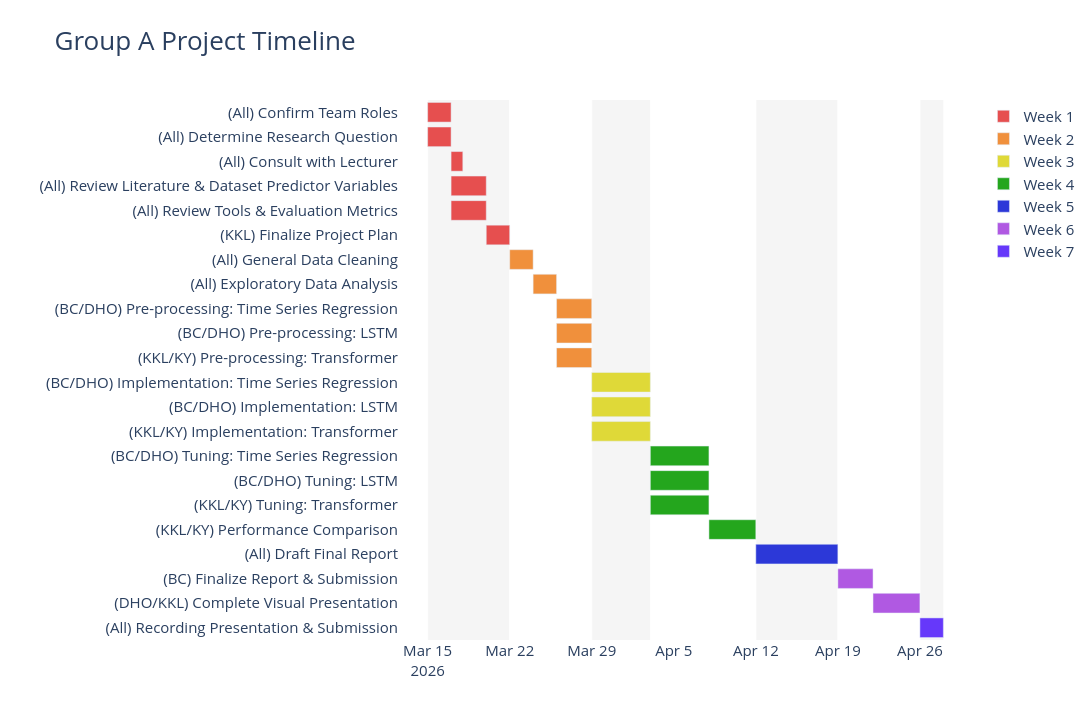

Notebook code cell kept with this figure:
### Code cell
WEEK_COLOURS = {
    "Week 1": "#E64F4F",
    "Week 2": "#F0903C",
    "Week 3": "#DFD938",
    "Week 4": "#24A61D",
    "Week 5": "#2C38D8",
    "Week 6": "#B059E2",
    "Week 7": "#6638FA",
}
fig = px.timeline(
    gantt_data_df,
    x_start="Start",
    x_end="Finish",
    y="Task",
    color="Week",
    color_discrete_map=WEEK_COLOURS,
    title="Group A Project Timeline",
)
fig.update_layout(
    height=720,
    width=1500,
    plot_bgcolor="white",
    legend_title=None,
    font={'size': 15},
    title_font_size=26,
    yaxis_title="",
)

for i, (x0, x1) in enumerate(week_boundaries):
    fig.add_vrect(
        x0=x0, x1=x1,
        fillcolor="#F5F5F5" if i % 2 == 0 else "white",
        layer="below",
        line_width=0,
    )
fig.update_yaxes(autorange="reversed")
fig.show()

### Figure 1 — Plotly figure (JSON) as saved in the notebook; plotly's stock layout.template omitted (floating-point values rounded to 4 significant figures)
{"data": [{"base": ["2026-03-15T00:00:00.000000", "2026-03-15T00:00:00.000000", "2026-03-17T00:00:00.000000", "2026-03-17T00:00:00.000000", "2026-03-17T00:00:00.000000", "2026-03-20T00:00:00.000000"], "hovertemplate": "Week=Week 1<br>Start=%{base}<br>Finish=%{x}<br>Task=%{y}<extra></extra>", "legendgroup": "Week 1", "marker": {"color": "#E64F4F", "pattern": {"shape": ""}}, "name": "Week 1", "orientation": "h", "showlegend": true, "textposition": "auto", "type": "bar", "x": [172800000, 172800000, 86400000, 259200000, 259200000, 172800000], "xaxis": "x", "y": ["(All) Confirm Team Roles", "(All) Determine Research Question", "(All) Consult with Lecturer", "(All) Review Literature & Dataset Predictor Variables", "(All) Review Tools & Evaluation Metrics", "(KKL) Finalize Project Plan"], "yaxis": "y"}, {"base": ["2026-03-22T00:00:00.000000", "2026-03-24T00:00:00.000000", "2026-03-26T00:00:00.000000", "2026-03-26T00:00:00.000000", "2026-03-26T00:00:00.000000"], "hovertemplate": "Week=Week 2<br>Start=%{base}<br>Finish=%{x}<br>Task=%{y}<extra></extra>", "legendgroup": "Week 2", "marker": {"color": "#F0903C", "pattern": {"shape": ""}}, "name": "Week 2", "orientation": "h", "showlegend": true, "textposition": "auto", "type": "bar", "x": [172800000, 172800000, 259200000, 259200000, 259200000], "xaxis": "x", "y": ["(All) General Data Cleaning", "(All) Exploratory Data Analysis", "(BC/DHO) Pre-processing: Time Series Regression", "(BC/DHO) Pre-processing: LSTM", "(KKL/KY) Pre-processing: Transformer"], "yaxis": "y"}, {"base": ["2026-03-29T00:00:00.000000", "2026-03-29T00:00:00.000000", "2026-03-29T00:00:00.000000"], "hovertemplate": "Week=Week 3<br>Start=%{base}<br>Finish=%{x}<br>Task=%{y}<extra></extra>", "legendgroup": "Week 3", "marker": {"color": "#DFD938", "pattern": {"shape": ""}}, "name": "Week 3", "orientation": "h", "showlegend": true, "textposition": "auto", "type": "bar", "x": [432000000, 432000000, 432000000], "xaxis": "x", "y": ["(BC/DHO) Implementation: Time Series Regression", "(BC/DHO) Implementation: LSTM", "(KKL/KY) Implementation: Transformer"], "yaxis": "y"}, {"base": ["2026-04-03T00:00:00.000000", "2026-04-03T00:00:00.000000", "2026-04-03T00:00:00.000000", "2026-04-08T00:00:00.000000"], "hovertemplate": "Week=Week 4<br>Start=%{base}<br>Finish=%{x}<br>Task=%{y}<extra></extra>", "legendgroup": "Week 4", "marker": {"color": "#24A61D", "pattern": {"shape": ""}}, "name": "Week 4", "orientation": "h", "showlegend": true, "textposition": "auto", "type": "bar", "x": [432000000, 432000000, 432000000, 345600000], "xaxis": "x", "y": ["(BC/DHO) Tuning: Time Series Regression", "(BC/DHO) Tuning: LSTM", "(KKL/KY) Tuning: Transformer", "(KKL/KY) Performance Comparison"], "yaxis": "y"}, {"base": ["2026-04-12T00:00:00.000000"], "hovertemplate": "Week=Week 5<br>Start=%{base}<br>Finish=%{x}<br>Task=%{y}<extra></extra>", "legendgroup": "Week 5", "marker": {"color": "#2C38D8", "pattern": {"shape": ""}}, "name": "Week 5", "orientation": "h", "showlegend": true, "textposition": "auto", "type": "bar", "x": [604800000], "xaxis": "x", "y": ["(All) Draft Final Report"], "yaxis": "y"}, {"base": ["2026-04-19T00:00:00.000000", "2026-04-22T00:00:00.000000"], "hovertemplate": "Week=Week 6<br>Start=%{base}<br>Finish=%{x}<br>Task=%{y}<extra></extra>", "legendgroup": "Week 6", "marker": {"color": "#B059E2", "pattern": {"shape": ""}}, "name": "Week 6", "orientation": "h", "showlegend": true, "textposition": "auto", "type": "bar", "x": [259200000, 345600000], "xaxis": "x", "y": ["(BC) Finalize Report & Submission", "(DHO/KKL) Complete Visual Presentation"], "yaxis": "y"}, {"base": ["2026-04-26T00:00:00.000000"], "hovertemplate": "Week=Week 7<br>Start=%{base}<br>Finish=%{x}<br>Task=%{y}<extra></extra>", "legendgroup": "Week 7", "marker": {"color": "#6638FA", "pattern": {"shape": ""}}, "name": "Week 7", "orientation": "h", "showlegend": true, "textposition": "auto", "type": "bar", "x": [172800000], "xaxis": "x", "y": ["(All) Recording Presentation & Submission"], "yaxis": "y"}], "layout": {"barmode": "overlay", "font": {"size": 15}, "height": 720, "legend": {"title": {}, "tracegroupgap": 0}, "plot_bgcolor": "white", "shapes": [{"fillcolor": "#F5F5F5", "layer": "below", "line": {"width": 0}, "type": "rect", "x0": "2026-03-15T00:00:00", "x1": "2026-03-22T00:00:00", "xref": "x", "y0": 0, "y1": 1, "yref": "y domain"}, {"fillcolor": "white", "layer": "below", "line": {"width": 0}, "type": "rect", "x0": "2026-03-22T00:00:00", "x1": "2026-03-29T00:00:00", "xref": "x", "y0": 0, "y1": 1, "yref": "y domain"}, {"fillcolor": "#F5F5F5", "layer": "below", "line": {"width": 0}, "type": "rect", "x0": "2026-03-29T00:00:00", "x1": "2026-04-03T00:00:00", "xref": "x", "y0": 0, "y1": 1, "yref": "y domain"}, {"fillcolor": "white", "layer": "below", "line": {"width": 0}, "type": "rect", "x0": "2026-04-03T00:00:00", "x1": "2026-04-12T00:00:00", "xref": "x", "y0": 0, "y1": 1, "yref": "y domain"}, {"fillcolor": "#F5F5F5", "layer": "below", "line": {"width": 0}, "type": "rect", "x0": "2026-04-12T00:00:00", "x1": "2026-04-19T00:00:00", "xref": "x", "y0": 0, "y1": 1, "yref": "y domain"}, {"fillcolor": "white", "layer": "below", "line": {"width": 0}, "type": "rect", "x0": "2026-04-19T00:00:00", "x1": "2026-04-26T00:00:00", "xref": "x", "y0": 0, "y1": 1, "yref": "y domain"}, {"fillcolor": "#F5F5F5", "layer": "below", "line": {"width": 0}, "type": "rect", "x0": "2026-04-26T00:00:00", "x1": "2026-04-28T00:00:00", "xref": "x", "y0": 0, "y1": 1, "yref": "y domain"}], "title": {"font": {"size": 26}, "text": "Group A Project Timeline"}, "width": 1500, "xaxis": {"anchor": "y", "domain": [0, 1], "type": "date"}, "yaxis": {"anchor": "x", "autorange": "reversed", "domain": [0, 1], "title": {"text": ""}}}}
